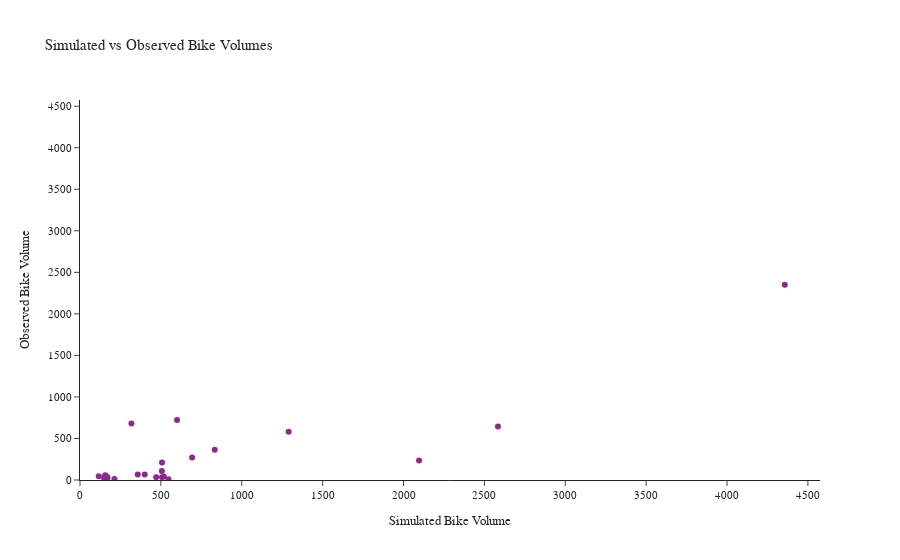

Notebook cell for this chart:
### Code cell
# Create scatter plot of @bvol vs observed_counts
fig = px.scatter(df, x='@bvol', y='observed_counts',
                 labels={'location': 'location', '@bvol': 'Simulated Bike Volume', 'observed_counts': 'Observed Bike Volume'},
                 title='Simulated vs Observed Bike Volumes',
                 # Hover data show location
                 hover_data={'location': True, '@bvol': True, 'observed_counts': True}, 
                 # set axis range to be equal on both axes
                 range_x=[0, df[['@bvol', 'observed_counts']].max().max()*1.05],
                 range_y=[0, df[['@bvol', 'observed_counts']].max().max()*1.05],

)
fig.show()

### Figure 1 — Plotly figure (JSON) as saved in the notebook; plotly's stock layout.template omitted (floating-point values rounded to 4 significant figures)
{"data": [{"customdata": [["Fremont Bridge"], ["Spokane St"], ["2nd Ave Cycle Track North of Marion St"], ["Broadway Cycle Track North Of E Union St"], ["Burke Gilman Trail north of NE 70th St"], ["Chief Sealth Trail North of Thistle"], ["MTS Trail west of I-90 Bridge"], ["112th Ave NE "], ["114th Ave SE "], ["116th Ave NE"], ["Eastrail Bike"], ["Lake Hills Blvd"], ["Richards Rd"], ["W Lake Sammamish Pkwy SE"], ["I-90 Trail Bike"], ["SR 520 Trail Bike"], ["Elliott Bay Trail in Myrtle Edwards Park"], ["108th Ave SE"], ["118th Ave SE"], ["140th Ave SE"], ["145th Pl SE "], ["164th Ave NE "], ["Main St"], ["Newport Way"]], "hovertemplate": "Simulated Bike Volume=%{x}<br>Observed Bike Volume=%{y}<br>location=%{customdata[0]}<extra></extra>", "legendgroup": "", "marker": {"color": "#91268F", "symbol": "circle"}, "mode": "markers", "name": "", "orientation": "v", "showlegend": false, "type": "scatter", "x": [4357, 1290, 2584, 2096, 318, 156, 833, 116, 357, 400, 506, 150, 547, 151, 693, 507, 600, 169, 518, 507, 471, 159, 170, 213], "xaxis": "x", "y": [2350, 580, 643, 234, 679, 57, 364, 46, 65, 67, 107, 12, 10, 38, 272, 212, 723, 35, 43, 34, 34, 28, 23, 12], "yaxis": "y"}], "layout": {"legend": {"tracegroupgap": 0}, "title": {"text": "Simulated vs Observed Bike Volumes"}, "xaxis": {"anchor": "y", "domain": [0, 1], "range": [0, 4575.0], "title": {"text": "Simulated Bike Volume"}}, "yaxis": {"anchor": "x", "domain": [0, 1], "range": [0, 4575.0], "title": {"text": "Observed Bike Volume"}}}}
